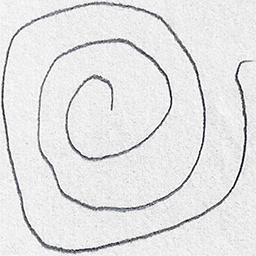
#> input picture Project Development Phase/Sprint 1/dataset/spiral/training/healthy/V01HE02.png, 256 x 256 px, found by its file name; its folder holds 4 pictures in this run
$ jupyter execute --allow-errors parkinson_detection.ipynb
#> lines starting #> are read from the running program, lines starting #| are printed output that depends on the picture; pictures that were not available may be replaced by others from this repository, and a replacement may not be noted
**Team ID : PNT2022TMID19812**

# Data Collection
> ## Download the Dataset

# Image Pre-Processing

> ## Importing the Necessary Libraries

[cell 1]
import numpy as np
import pandas as pd
import matplotlib.pyplot as plt
import seaborn as sns
import zipfile as zf
import os
import random
import cv2
import pickle
from imutils import build_montages
from imutils import paths
from sklearn.metrics import classification_report,confusion_matrix
from sklearn import metrics
from sklearn.preprocessing import LabelEncoder,LabelBinarizer
from sklearn.model_selection import train_test_split
from sklearn.ensemble import RandomForestClassifier,GradientBoostingClassifier,ExtraTreesClassifier
from skimage import feature
from google.colab.patches import cv2_imshow

[cell 2]
sns.set()
os.getcwd()

> ## Loading the training and testing dataset

#> (a cell that did not finish here is left out)

[cell 4]
spiral_train_healthy = os.listdir('dataset1/dataset/spiral/training/healthy/')
spiral_train_park = os.listdir('dataset1/dataset/spiral/training/parkinson/')

fp_spiral_train_healthy = 'dataset1/dataset/spiral/training/healthy/'
fp_spiral_train_park = 'dataset1/dataset/spiral/training/parkinson/'

spiral_test_healthy = os.listdir('dataset1/dataset/spiral/testing/healthy/')
spiral_test_park = os.listdir('dataset1/dataset/spiral/testing/parkinson/')

fp_spiral_test_healthy = 'dataset1/dataset/spiral/testing/healthy/'
fp_spiral_test_park = 'dataset1/dataset/spiral/testing/parkinson/'

> ## Quantifying Images

[cell 5]
def quantify_image(image):
  features = feature.hog(image,orientations=9,
                pixels_per_cell=(10,10),cells_per_block=(2,2),transform_sqrt=True,block_norm="L1")

  return features

> ## Splitting up of training and testing data

[cell 6]
trainX = []
testX = []
outputs = []
trainY = []
testY = []

for i in spiral_train_healthy:
  image = cv2.imread(fp_spiral_train_healthy+i)
#> image is the input picture: shape (256, 256, 3); mean B, G, R 228, 227.5, 227.5
  image = cv2.cvtColor(image , cv2.COLOR_BGR2GRAY)
#> image: shape (256, 256)
  image = cv2.resize(image , (200,200))
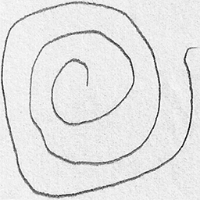
#> image: shape (200, 200); min 10, max 255, mean 227.5
  image =cv2.threshold(image, 0, 255,cv2.THRESH_BINARY_INV | cv2.THRESH_OTSU)[1]
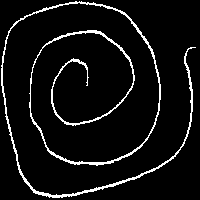
#> image: shape (200, 200); 6.6% white in thin lines or dots
  features = quantify_image(image)
#> in quantify_image, `features = feature.hog(image,orientations=9, pixels_per_cell=(10,10),c..`: features = 12996 values, max 1 at index 7080, min 0 at index 0, mean 0.0225
  trainX.append(features)
  trainY.append('healthy')
#> pass 2 of the loop `for i in spiral_train_healthy:`:
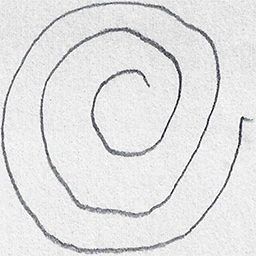
#> input picture Project Development Phase/Sprint 1/dataset/spiral/training/healthy/V01HE03.png, 256 x 256 px, found by its file name
#> image is the input picture: shape (256, 256, 3); mean B, G, R 226.3, 225.7, 225.7
#> `image = cv2.resize(image , (200,200))`:
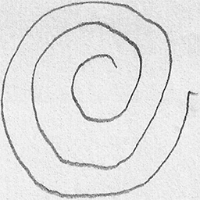
#> image: shape (200, 200); min 13, max 255, mean 225.7
#> `image =cv2.threshold(image, 0, 255,cv2.THRESH_BINARY_INV | cv2.THRESH_..`:
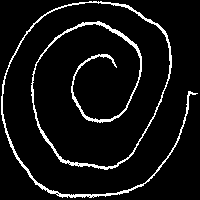
#> image: shape (200, 200); 7% white in thin lines or dots
#> `features = quantify_image(image)`: features = 12996 values, max 1 at index 2918, min 0 at index 0, mean 0.022
#> pass 3 of the loop `for i in spiral_train_healthy:`:
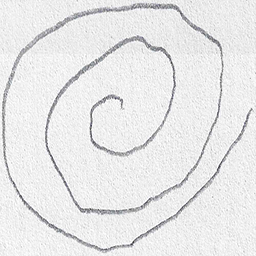
#> input picture Project Development Phase/Sprint 1/dataset/spiral/training/healthy/V02HE03.png, 256 x 256 px, found by its file name
#> image is the input picture: shape (256, 256, 3); mean B, G, R 232.2, 231.8, 231.8
#> `image = cv2.resize(image , (200,200))`:
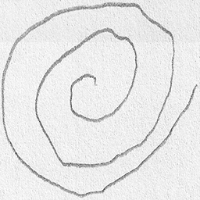
#> image: shape (200, 200); min 74, max 254, mean 231.7
#> `image =cv2.threshold(image, 0, 255,cv2.THRESH_BINARY_INV | cv2.THRESH_..`:
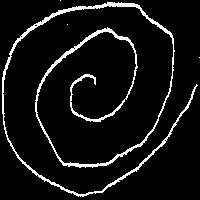
#> image: shape (200, 200); 7.3% white in thin lines or dots
#> `features = quantify_image(image)`: features = 12996 values, max 1 at index 6545, min 0 at index 0, mean 0.0211
#> the loop made 4 passes; the first 3 are shown

for i in spiral_train_park:
  image = cv2.imread(fp_spiral_train_park+i)
  image = cv2.cvtColor(image , cv2.COLOR_BGR2GRAY)
  image = cv2.resize(image , (200,200))
  image = cv2.threshold(image ,0,255,cv2.THRESH_BINARY_INV | cv2.THRESH_OTSU)[1]
  features = quantify_image(image)
#> features = 12996 values, max 1 at index 7080, min 0 at index 0, mean 0.0225
  trainX.append(features)
  trainY.append('parkinson')

for i in spiral_test_healthy:
  image = cv2.imread(fp_spiral_test_healthy+i)
  outputs.append(image)
  image = cv2.cvtColor(image , cv2.COLOR_BGR2GRAY)
  image = cv2.resize(image , (200,200))
  image = cv2.threshold(image ,0,255,cv2.THRESH_BINARY_INV | cv2.THRESH_OTSU)[1]
  features = quantify_image(image)
  testX.append(features)
  testY.append('healthy')
#> pass 2 of the loop `for i in spiral_test_healthy:`:
#> `features = quantify_image(image)`: features = 12996 values, max 1 at index 2918, min 0 at index 0, mean 0.022
#> pass 3 of the loop `for i in spiral_test_healthy:`:
#> `features = quantify_image(image)`: features = 12996 values, max 1 at index 6545, min 0 at index 0, mean 0.0211
#> the loop made 4 passes; the first 3 are shown

for i in spiral_test_park:
  image = cv2.imread(fp_spiral_test_park+i)
  outputs.append(image)
  image = cv2.cvtColor(image , cv2.COLOR_BGR2GRAY)
  image = cv2.resize(image , (200,200))
  image = cv2.threshold(image ,0,255,cv2.THRESH_BINARY_INV | cv2.THRESH_OTSU)[1]
  features = quantify_image(image)
#> features = 12996 values, max 1 at index 7080, min 0 at index 0, mean 0.0225
  testX.append(features)
  testY.append('parkinson')

[cell 7]
trainX = np.array(trainX)
testX = np.array(testX)
trainY = np.array(trainY)
testY = np.array(testY)
trainX

[cell 8]
trainY

[cell 9]
testX

[cell 10]
testY

> ## Label Encoding

[cell 11]
le = LabelEncoder()
trainY = le.fit_transform(trainY)
testY = le.transform(testY)
print(trainX.shape,trainY.shape)
#| (5, 12996) (5,)

[cell 12]
trainY

[cell 13]
testY

# Model Building

> ## Training the model

[cell 14]
print("Training model....")
model = RandomForestClassifier(n_estimators=100)
model.fit(trainX,trainY)

[cell 15]
preds = model.predict(testX)
preds

> ## Model Evaluation

[cell 16]
cnf = confusion_matrix(testY,preds)
cnf

[cell 17]
plt.figure(figsize=(5,5))
sns.heatmap(cnf , annot=True , cmap="coolwarm" , cbar=False)
plt.show()
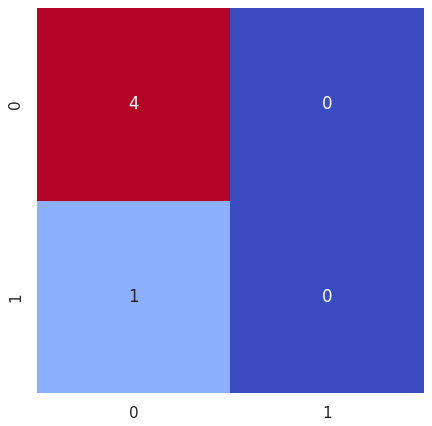
#> figure drawn by matplotlib, 1 panel
